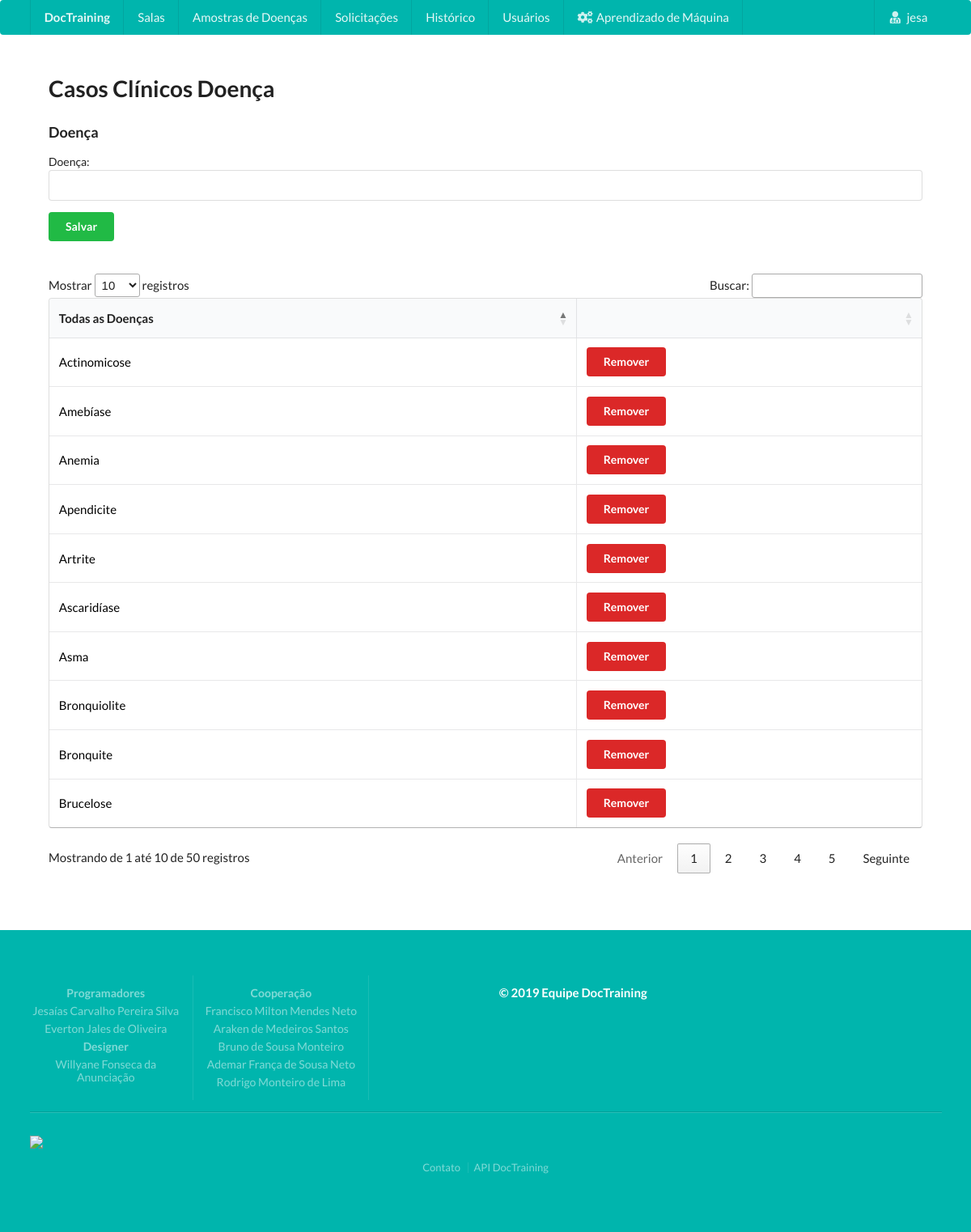
Page /doenca/nova/ (signed in) on the committed database.
### doctrainingapp/models.py (models this page shows, shortened)
class Doenca(models.Model):
    nome_doenca = models.CharField(max_length=100,unique=True)
    descricao = models.TextField(blank=True)

### doctrainingapp/views.py (the view)
# urls.py: path('doenca/nova/',login_required(solicitar_nova_doenca),name='solicitar_nova_doenca'),
def solicitar_nova_doenca(request):
    usuario = request.user#usuario logado
    ver_remover = False
    nome_doenca =  ""
    doencas_todas = Doenca.objects.all().order_by('nome_doenca')
    if  request.method == "POST":#se tiver sido eviado os dados no formulario
        solicitacao_alterar_doenca = Solicitacao_Alterar_Caso_Clinico()#novo objeto
        nome_doenca = request.POST.get("nome_doenca")
        try:
            Doenca.objects.get(nome_doenca=nome_doenca)
            messages.add_message(request, ERROR, 'Nome da doença já existe.')#mensagem para o usuario
            nome_doenca =  ''
            return render(request,'doenca.html',{'ver_remover':ver_remover,'nome_doenca':nome_doenca,'doenca':doenca,'usuario':usuario,'doencas_todas':doencas_todas})
        except Exception as e:
            pass
        if len(nome_doenca) <= 2:# se nome digitado for curto
            messages.add_message(request, ERROR, 'Nome da doença é muito curto.')#mensagem para o usuario
            nome_doenca = ''
            return render(request,'doenca.html',{'ver_remover':ver_remover,'nome_doenca':nome_doenca,'doenca':doenca,'usuario':usuario,'doencas_todas':doencas_todas})
        solicitacao_alterar_doenca.nome_nova_doenca_modificada = nome_doenca
        solicitacao_alterar_doenca.solicitante = usuario
        solicitacao_alterar_doenca.tipo_alteracao = 1#0-DELETE; 1-CREATE; ou (2)-UPDATE
        solicitacao_alterar_doenca.acao = 2#0-RECUSADO; 1-ACEITO; ou (2)-PENDENTE
        solicitacao_alterar_doenca.save()
        messages.add_message(request, SUCCESS, 'Foi cadastrada uma solicitação para novo nome de doença.')#mensagem para o usuario
        return redirect('/doenca/nova/')
    else:
        try:
            return render(request,'doenca.html',{'ver_remover':ver_remover,'nome_doenca':nome_doenca,'doenca':doenca,'usuario':usuario,'doencas_todas':doencas_todas})
        except Exception as e:
            mandar_email_error(str(e),usuario,request.resolver_match.url_name)
            messages.add_message(request, ERROR, 'Ocorreu um erro. Tente novamente mais tarde.')#mensagem para o usuario
            return redirect('/doctraining/')

### doctrainingapp/templates/doenca.html (shortened to what this page needs)
{% include 'cabecalho2.html' %}
<h1>
  Casos Clínicos Doença {{nome_doenca}}
</h1>
<h3>Doença</h3>
<form class="ui form" action="" method="post">{% csrf_token %}
    <div>
          <label class="ui labeled input" for="id_doenca">Doença:</label>
          <input name="nome_doenca" maxlength="100" type="text" required value="{{nome_doenca}}">
    </div>
      <input type="submit" name="post" value="Salvar" class="ui button green" />
</form>
<br>
<br>
<div class="dimmable">
      <div class="ui active inverted dimmer">
        <div class="ui active centered inline loader"></div>
      </div>
    <table id="example" class="ui celled table" style="width:100%">
      <thead>
        <tr>
          <th>Todas as Doenças</th>
          <th></th>
        </tr>
      </thead>
      <tbody>
        {% for doenca in doencas_todas  %}
              <tr>
                <td> <a href="{% url 'doctrainingapp:doenca' doenca.pk  %}" > <font color="black"> {{doenca.nome_doenca}} </font> </a> </td>
                <td><a class="ui red button" type="submit" onclick="confirmExclusao({{doenca.pk}})"  > Remover </a></td>
              </tr>
        {% endfor %}
      </tbody>
    </table>
</div>
</div>
<div>
{% include 'rodape.html' %}

### doctrainingapp/templates/menu.html (shortened to what this page needs)
{% load staticfiles %}
{%if request.user.is_authenticated %}
    <a class="item" href="{% url 'doctrainingapp:todas_salas' %}">Salas</a>
    <a class="item" href="{% url 'doctrainingapp:casos_clinicos' %}">Amostras de Doenças</a>
    {%if request.user.is_staff %}
            <a href="{% url 'doctrainingapp:solicitacoes_alteracao_casos_clinicos' %}" class="item">Solicitações</a>
            <a href="{% url 'doctrainingapp:log_solicitacoes_alteracao_casos_clinicos' %}" class="item">Histórico </a>
            <a href="{% url 'doctrainingapp:usuarios' %}" class="item">Usuários </a>
    {% else %}
            <a href="{% url 'doctrainingapp:solicitacoes_alteracao_casos_clinicos' %}" class="item">Minhas Solicitações</a>
            <a href="{% url 'doctrainingapp:log_solicitacoes_alteracao_casos_clinicos' %}" class="item">Meu Histórico </a>
    {% endif %}
    {%if request.user.is_superuser %}
        <div class="ui simple dropdown item">
                  <i class="settings icon"></i>Aprendizado de Máquina
        </div>
    {% endif %}
    <div class="ui simple dropdown item right">
              <i class="user md icon"></i> {{request.user.username}}
    </div>
{% endif %}

### rows in the picture
Doenca: nome_doenca "Actinomicose"
Doenca: nome_doenca "Amebíase"
Doenca: nome_doenca "Anemia"
Doenca: nome_doenca "Apendicite"
Doenca: nome_doenca "Artrite"
Doenca: nome_doenca "Ascaridíase"
Doenca: nome_doenca "Asma"
Doenca: nome_doenca "Bronquiolite"
Doenca: nome_doenca "Bronquite"
Doenca: nome_doenca "Brucelose"

### other values in the picture
{{ request.user.username }} "jesa"
